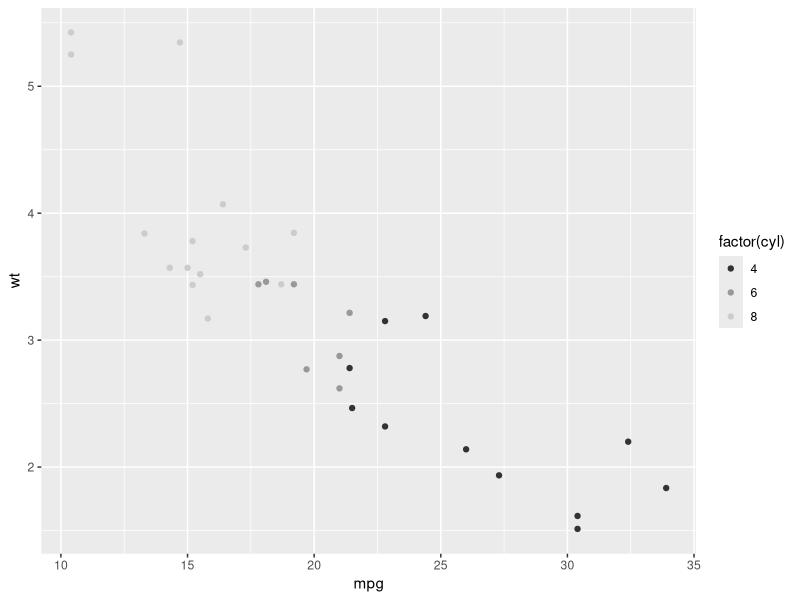
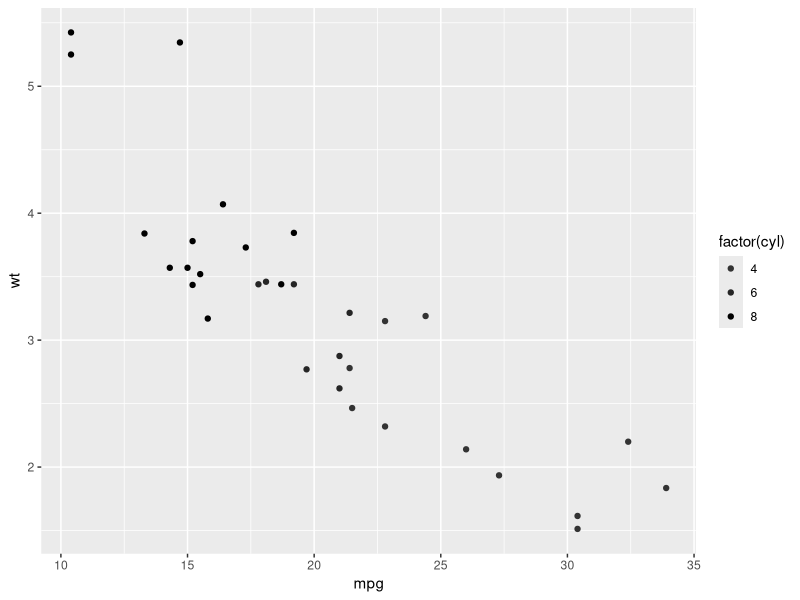
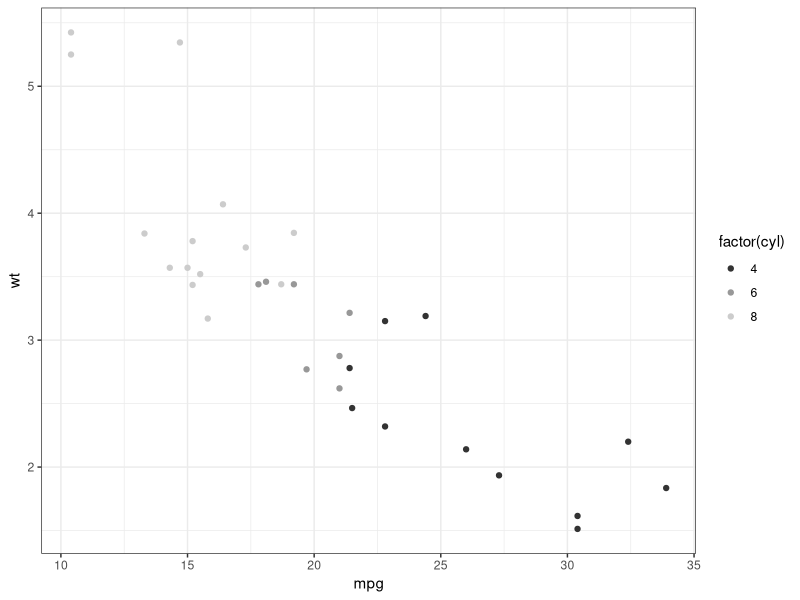
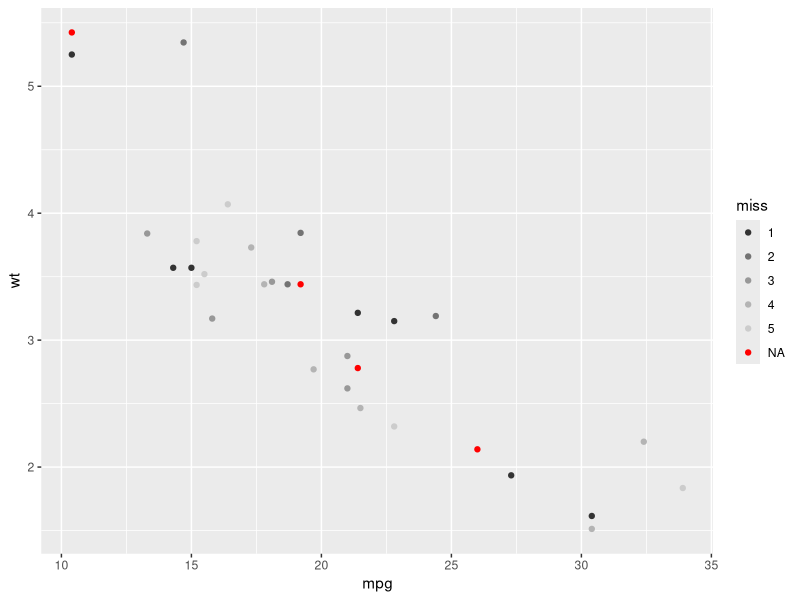
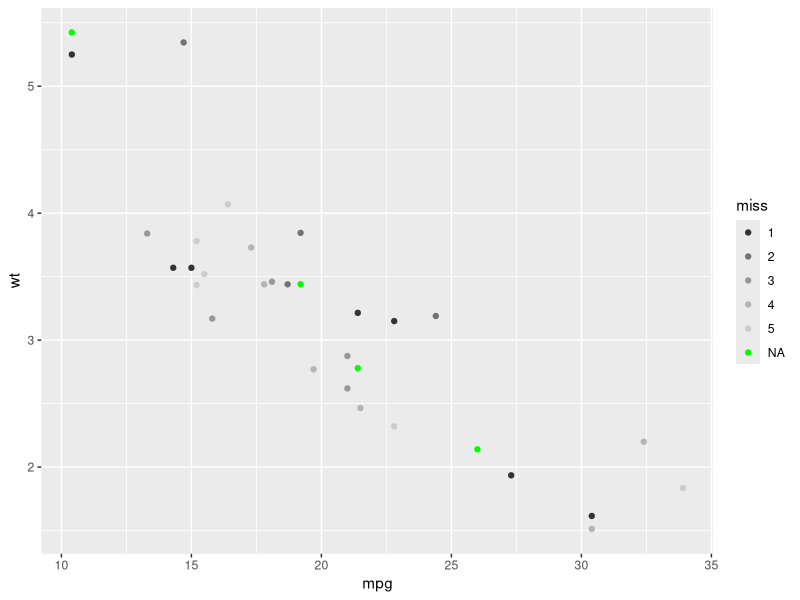

Source code (R) for these figures, in order:
# r2py crawler metadata
# package: ggplot2
# source_type: rd_example
# topic: scale_grey.Rd
# source_file: C:\Users\bened\AppData\Local\R\win-library\4.5\ggplot2\help
# lines: 16

suppressPackageStartupMessages(library(ggplot2))
p <- ggplot(mtcars, aes(mpg, wt)) + geom_point(aes(colour = factor(cyl)))
p + scale_colour_grey()
p + scale_colour_grey(end = 0)

# You may want to turn off the pale grey background with this scale
p + scale_colour_grey() + theme_bw()

# Colour of missing values is controlled with na.value:
miss <- factor(sample(c(NA, 1:5), nrow(mtcars), replace = TRUE))
ggplot(mtcars, aes(mpg, wt)) +
  geom_point(aes(colour = miss)) +
  scale_colour_grey()
ggplot(mtcars, aes(mpg, wt)) +
  geom_point(aes(colour = miss)) +
  scale_colour_grey(na.value = "green")
